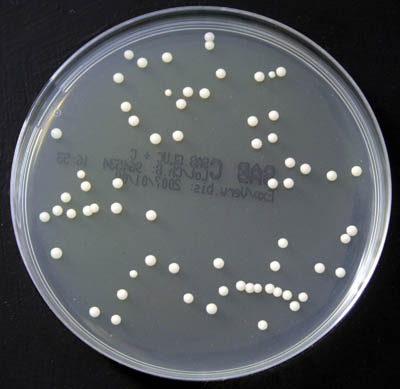
#> input picture colonies.jpg, 400 x 389 px
$ jupyter execute CFU-COUNTER-PROJECT.ipynb
#> lines starting #> are read from the running program, lines starting #| are printed output that depends on the picture; after the words box and inside, x2 and y2 are one past the last pixel; in counts of white or black regions, pixels touching at a corner belong together
[cell 1]
import cv2
import numpy as np
import matplotlib.pyplot as plt

#Load the image
image_path = 'colonies.jpg'
image = cv2.imread(image_path)
#> image is the input picture: shape (389, 400, 3); mean B, G, R 92.5, 89.2, 85.5

#Convert the image to grayscale
gray_image = cv2.cvtColor(image, cv2.COLOR_BGR2GRAY)

#reduces noise
denoise_image = cv2.fastNlMeansDenoising(gray_image, h=30, templateWindowSize=7, searchWindowSize=21)
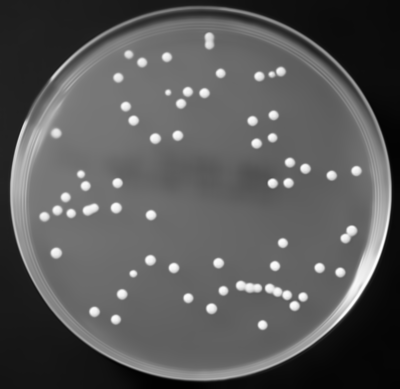
#> denoise_image: shape (389, 400); min 1, max 254, mean 88

#Thresholding
#The last two parameters correspond with blockSize (the region around pixels, needs to be odd) and C (adjusts the threshold value calculation)
binary_image = cv2.adaptiveThreshold(denoise_image, 255, cv2.ADAPTIVE_THRESH_MEAN_C, cv2.THRESH_BINARY_INV, 13, -10)
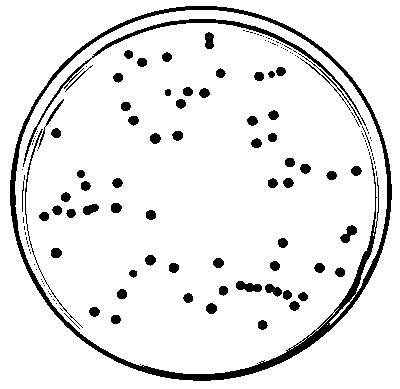
#> binary_image: shape (389, 400); 91.4% white; 149 black regions (80 under 20 px), largest, box (x1, y1, x2, y2) and area: (10, 6, 392, 381) 6218, (23, 19, 366, 167) 1408, (25, 129, 83, 328) 255

#inverses the image
binary_image = 255 - binary_image

#Create a circular mask to exclude the agar plate
#the numpy command creates an array of zeroes to create the mask.
height, width = binary_image.shape
#> height = 389; width = 400
mask = np.zeros((height, width), np.uint8)
cv2.circle(mask, (width // 2, height // 2), min(height, width) // 2 - 29, 255, -1)
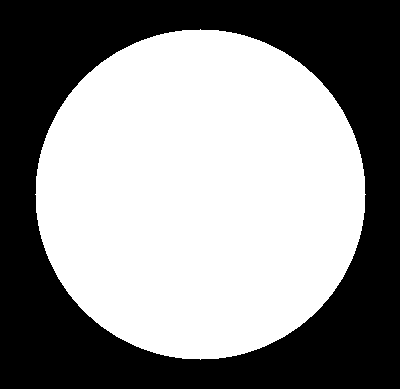
#> mask: shape (389, 400); 54.9% white; 1 black region, box (x1, y1, x2, y2) and area: (0, 0, 400, 389) 70099


#Apply the mask to the binary image
binary_image_masked = cv2.bitwise_and(binary_image, binary_image, mask=mask)
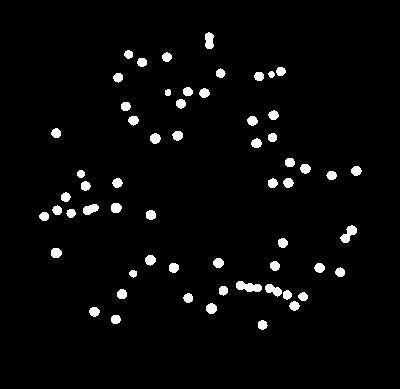
#> binary_image_masked: shape (389, 400); 3.1% white; 60 white regions

# Find contours in the binary image again, after excluding the agar plate
contours, _ = cv2.findContours(binary_image_masked, cv2.RETR_EXTERNAL, cv2.CHAIN_APPROX_SIMPLE)
#> contours = 60 contours; largest, box (x1, y1, x2, y2) and area: (236, 281, 262, 292) 166, (340, 225, 357, 243) 133, (265, 284, 282, 297) 111, (205, 32, 214, 49) 106, (83, 204, 99, 215) 104

# Filter contours by area
min_area = 10  # minimum area for a contour to be considered a colony
filtered_contours = [cnt for cnt in contours if cv2.contourArea(cnt) > min_area]
#> filtered_contours has the same summary as contours

# Count the number of colonies
num_colonies = len(filtered_contours)
#> num_colonies = 60

# Draw the contours on the original image
result = binary_image_masked.copy()
cv2.drawContours(result, contours, -1, (255, 255, 255), 2)
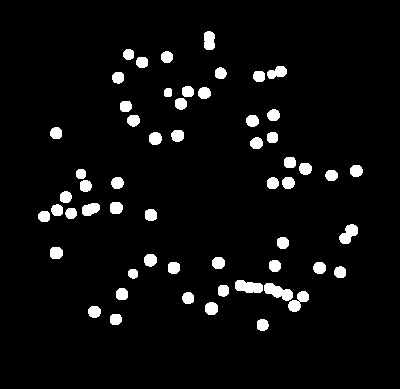
#> result: shape (389, 400); 4.9% white; 57 white regions, largest, box (x1, y1, x2, y2) and area: (264, 283, 293, 301) 306, (235, 280, 263, 293) 282, (339, 224, 358, 244) 234

#Display original image in grayscale
plt.imshow(gray_image, cmap='gray')
plt.title('Original Image')
plt.axis('off')
plt.show()

#Contour detection is highlighted
plt.title('Contour Detection')
plt.imshow(result)
plt.axis('off')

# Print the number of contours (CFUs)
print(f'Number of CFUs: {num_colonies}')
#| Number of CFUs: 60
